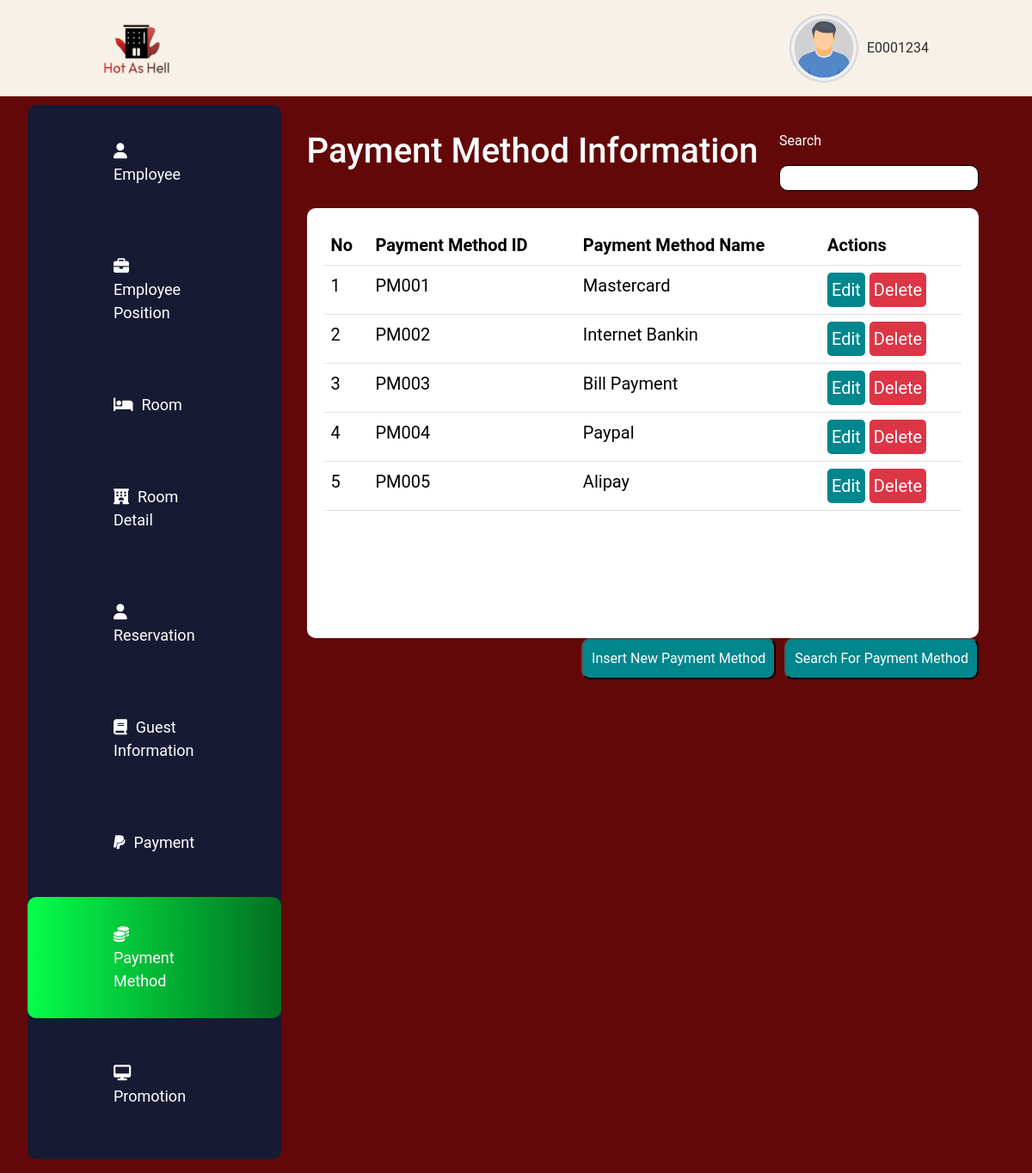
Page /AllLinkedTestDashboard/TestMethodDashboard.php on the committed database.
### tables this page shows
CREATE TABLE `payment_method` (
  `PaymentMethodID` varchar(5) NOT NULL,
  `PaymentMethodName` varchar(15) NOT NULL
);

### AllLinkedTestDashboard/TestMethodDashboard.php (the view, shortened to what this page needs)
<!DOCTYPE html>
<html lang="en">
<head>
    <link rel="stylesheet" href="https://cdnjs.cloudflare.com/ajax/libs/font-awesome/6.5.2/css/all.min.css" />
    <link href="https://cdn.jsdelivr.net/npm/bootstrap@5.3.3/dist/css/bootstrap.min.css" rel="stylesheet">
    <link rel="stylesheet" href="style.css">
</head>
<body>
    <nav>
        <img src="images/logo.png" alt="" srcset="" id="logo" style="width: 80px; height: 80px;">
        <div style="display: flex;">
            <img src="images/boy.png" alt="" srcset="" id="person" style="width: 80px; height: 80px;">
            <p id="name">E0001234</p>
        </div>
    </nav>
    <div class="main">
        <div class="left">
            <ul>
                <li><a href="index.html"><i class="fa-solid fa-user" style="margin-right: 10px;"></i>Employee</a></li>
                <li><a href="TestPositionDashboard.php"><i class="fa-solid fa-briefcase" style="margin-right: 10px;"></i>Employee Position</a></li>
                <li><a href="TestRoomDashBoard.php"><i class="fa-solid fa-bed" style="margin-right: 10px;"></i>Room</a></li>
                <li><a href="TestRoomDetailDashBoard.php"><i class="fa-solid fa-hotel" style="margin-right: 10px;"></i>Room Detail</a></li>
                <li><a href="reservation.html"><i class="fa-solid fa-user" style="margin-right: 10px;"></i>Reservation</a></li>
                <li><a href="guest.html"><i class="fa-solid fa-book" style="margin-right: 10px;"></i>Guest Information</a></li>
                <li><a href="payment.html"><i class="fa-brands fa-paypal" style="margin-right: 10px;"></i>Payment</a></li>
                <li class="highlight"><a href="TestMethodDashboard.php"><i class="fa-solid fa-coins" style="margin-right: 10px;"></i>Payment Method</a></li>
                <li><a href="TestPromotionDashboard.php"><i class="fa-solid fa-desktop" style="margin-right: 10px;"></i>Promotion</a></li>
            </ul>
        </div>
        <div class="right">
            <div style="display: flex; justify-content: space-between; color: white;">
                <h1>Payment Method Information</h1>
                <div>
                    <p>Search</p>
                    <input type="text" name="search" id="search" style="background-color: white; border: 1px solid black; border-radius: 10px; padding: 5px; height: 30px;">
                </div>
            </div>
            <div style="margin-top: 20px; border-radius: 10px; background-color: white; padding: 20px; min-height: 500px; height: 100%;">
                <?php
                $con = mysqli_connect("localhost", "root", "", "hot_as_hell");
                $PaymentMethodID = isset($_POST['payment_method_id']) ? $_POST['payment_method_id'] : '';
                $PaymentMethodName = isset($_POST['payment_method_name']) ? $_POST['payment_method_name'] : '';
                $r = 1;
                $query = "SELECT * FROM payment_method WHERE PaymentMethodID LIKE '%$PaymentMethodID%'
                AND PaymentMethodName LIKE '%$PaymentMethodName%'";
                $result = mysqli_query($con, $query);
                echo "<table class='table table-hover' style='font-size: 20px;'>";
                echo "<thead>";
                echo "<tr>";
                echo "<th>No</th>";
                echo "<th>Payment Method ID</th>";
                echo "<th>Payment Method Name</th>";
                echo "<th>Actions</th>";
                echo "</tr>";
                echo "</thead>";
                echo "<tbody>";
                foreach ($result as $row) {
                    echo "<tr>";
                    echo "<td>".$r++."</td>";
                    echo "<td>".$row["PaymentMethodID"]."</td>";
                    echo "<td>".$row["PaymentMethodName"]."</td>";
                    echo "<td>";
                    echo "<a href='TestMethodEditForm.php?id=".$row["PaymentMethodID"]."'><button style='color: white; border-radius: 5px; background-color: #00868D; padding: 5px; border: none;'>Edit</button></a> ";
                    echo "<a href='TestMethodDeleteForm.php?id=".$row["PaymentMethodID"]."'><button style='color: white; border-radius: 5px; background-color: #DC3545; padding: 5px; border: none;'>Delete</button></a>";
                    echo "</td>";
                    echo "</tr>";
                }
                echo "</tbody>";
                echo "</table>";
                ?>
            </div>
            <div style="width: 100%; display: flex; justify-content: flex-end;">
                <a href="TestMethodInsertForm.php">
                    <button style="color: white; border-radius: 10px; background-color: #00868D; padding: 10px;">Insert New Payment Method</button>
                </a>
                <form name="searchfrm" method="post" action="TestMethodSearchForm.php" style="margin-left: 10px;">
                    <button type="submit" style="color: white; border-radius: 10px; background-color: #00868D; padding: 10px;">Search For Payment Method</button>
                </form>
            </div>
        </div>
    </div>
</body>
</html>

### AllLinkedTestDashboard/style.css (style rules this page uses)
nav { display: flex; justify-content: space-between; align-items: center; padding: 1rem 2rem; background-color: #F8F1E7; padding-left: 10%; padding-right: 10%; }
body { font-family: 'Roboto', sans-serif; margin: 0; padding: 0; background-color: #630808; }
#name { color: #2E2E2E; margin-top: auto; margin-bottom: auto; margin-left: 10px; }
.main { padding: 1rem 2rem; padding-top: 10px; display: flex; }
.left { background-color: #171A33; padding-top: 10px; padding-bottom: 10px; border-radius: 10px; height: 100%; }
.right { width: 100%; padding: 30px; border-radius: 10px; height: 100%; }
ul { list-style-type: none; padding: 0; }
li { padding: 100px; display: flex; padding-top: 30px; padding-bottom: 30px; display: flex; cursor: pointer; margin-bottom: 20px; color: white; border-radius: 10px; font-size: large; }
.highlight { background: linear-gradient(90deg, rgba(5, 255, 75, 1) 0%, rgba(2, 113, 33, 1) 100%); }
a { text-decoration: none; color: white; }

### rows in the picture
payment_method: PaymentMethodID "PM001", PaymentMethodName "Mastercard"
payment_method: PaymentMethodID "PM002", PaymentMethodName "Internet Bankin"
payment_method: PaymentMethodID "PM003", PaymentMethodName "Bill Payment"
payment_method: PaymentMethodID "PM004", PaymentMethodName "Paypal"
payment_method: PaymentMethodID "PM005", PaymentMethodName "Alipay"
